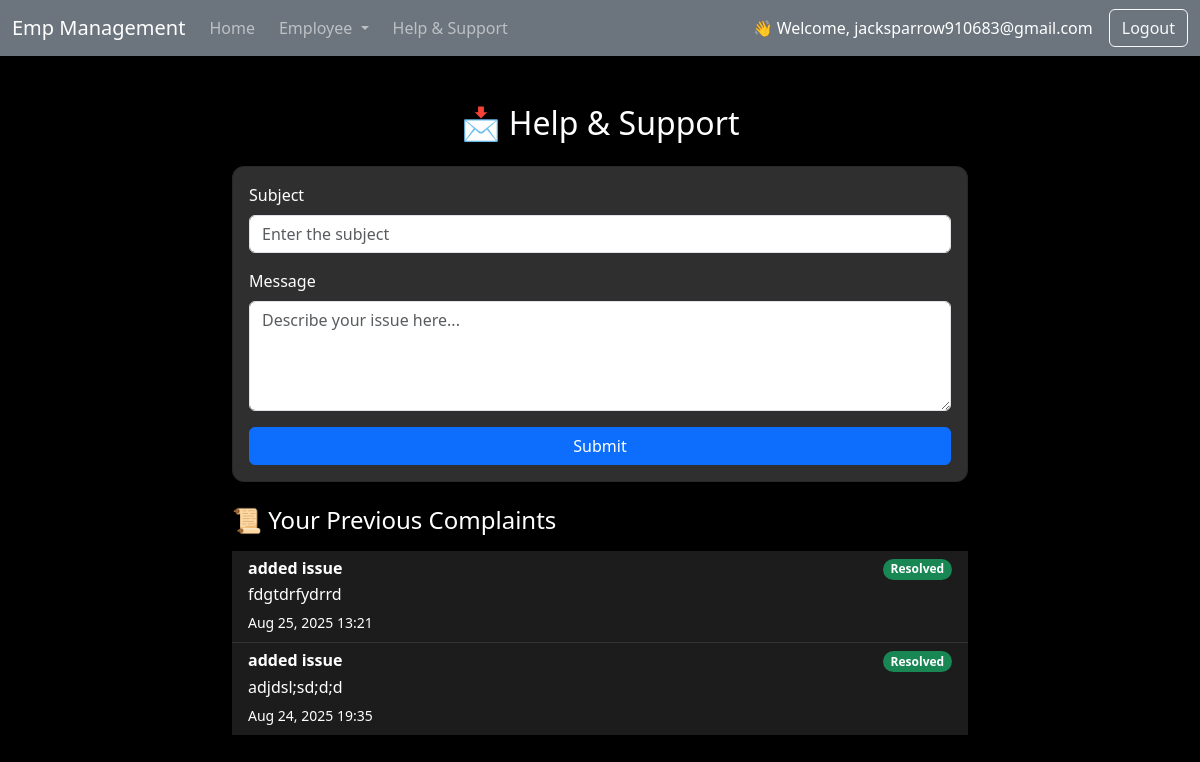
Page /emp/help_support/ (signed in) on the committed database.
### emp/models.py (models this page shows, shortened)
class SupportTicket(models.Model):
    user = models.ForeignKey(User, on_delete=models.CASCADE)  # Always required now
    subject = models.CharField(max_length=200)
    message = models.TextField()
    created_at = models.DateTimeField(auto_now_add=True)
    is_resolved = models.BooleanField(default=False)

### emp/views.py (the view)
# urls.py: path("help_support/", views.help_support, name="help_support"),
def help_support(request):
    if request.method == "POST":
        form = SupportTicketForm(request.POST)
        if form.is_valid():
            ticket = form.save(commit=False)
            ticket.user = request.user  # always logged-in user
            ticket.save()
            messages.success(request, "✅ Your support request has been submitted!")
            return redirect("help_support")
    else:
        form = SupportTicketForm()
    tickets = SupportTicket.objects.filter(user=request.user).order_by("-created_at")
    return render(request, "emp/help_support.html", {"form": form, "tickets": tickets})

### emp/forms.py
class SupportTicketForm(forms.ModelForm):
    class Meta:
        model = SupportTicket
        fields = ["subject", "message"]

### templates/emp/help_support.html (shortened to what this page needs)
<!doctype html>
<html lang="en">
<head>
  <link href="https://cdn.jsdelivr.net/npm/bootstrap@5.3.7/dist/css/bootstrap.min.css" rel="stylesheet">
</head>
<body>
  {% include 'emp/navbar.html' %}
  {% load tz %}
  <div class="container mt-5">
    <div class="row">
      <div class="col-md-8 offset-md-2">
        <h2 class="text-center mb-4">📩 Help & Support</h2>
        <div class="card card-dark shadow-sm mb-4">
          <div class="card-body">
            <form action="{% url 'help_support' %}" method="POST">
              <div class="mb-3">
                <label for="id_subject" class="form-label text-white">Subject</label>
                <input type="text" name="subject" class="form-control" id="id_subject"
                       placeholder="Enter the subject" required>
              </div>
              <div class="mb-3">
                <label for="id_message" class="form-label text-white">Message</label>
                <textarea name="message" class="form-control" id="id_message" rows="4"
                          placeholder="Describe your issue here..." required></textarea>
              </div>
              <button type="submit" class="btn btn-primary w-100">Submit</button>
            </form>
          </div>
        </div>
        <h4 class="mb-3">📜 Your Previous Complaints</h4>
        <ul class="list-group list-group-flush">
          {% for ticket in tickets %}
          <li class="list-group-item d-flex justify-content-between align-items-start">
            <div>
              <h6 class="fw-bold mb-1">{{ ticket.subject }}</h6>
              <p class="mb-1">{{ ticket.message }}</p>
              <small class="text-white">
                {% localtime on %}
                  {{ ticket.created_at|timezone:"Asia/Kolkata"|date:"M d, Y H:i" }}
                {% endlocaltime %}
              </small>
            </div>
            <span
              class="badge {% if ticket.is_resolved %}bg-success{% else %}bg-warning text-dark{% endif %} rounded-pill">
              {% if ticket.is_resolved %} Resolved {% else %} Pending {% endif %}
            </span>
          </li>
          {% empty %}
          <li class="list-group-item text-center text-muted">No complaints submitted yet.</li>
          {% endfor %}
        </ul>
      </div>
    </div>
  </div>
</body>
</html>

### templates/emp/navbar.html (shortened to what this page needs)
<nav class="navbar navbar-expand-lg navbar-dark bg-secondary">
  <div class="container-fluid">
    <a class="navbar-brand">Emp Management</a>
    <div class="collapse navbar-collapse" id="navbarSupportedContent">
      <ul class="navbar-nav me-auto mb-2 mb-lg-0 gap-2">
        <li class="nav-item">
          <a href="/emp/home/" class="nav-link">Home</a>
        </li>
        <li class="nav-item dropdown">
          <a class="nav-link dropdown-toggle" href="#" id="moreDropdown" role="button" data-bs-toggle="dropdown"
            aria-expanded="false">
            Employee
          </a>
        </li>
        <li class="nav-item">
          {% if user.is_authenticated %}
            <a href="/emp/help_support/" class="nav-link">Help & Support</a>
          {% else %}
            <a href="/emp/guest-help-support/" class="nav-link">Help & Support</a>
          {% endif %}
        </li>
      </ul>
      <div class="d-flex align-items-center gap-2">
        {% if user.is_authenticated %}
          <span class="text-white me-2">👋 Welcome, {{ user.first_name|default:user.username }}</span>
          <a href="/emp/logout/" class="btn btn-outline-light">Logout</a>
        {% else %}
          <a href="/emp/login/" class="btn btn-outline-light">Login</a>
          <a href="/emp/register/" class="btn btn-light text-dark">Signup</a>
        {% endif %}
      </div>
    </div>
  </div>
</nav>

### templates/emp/help_support.html (style rules this page uses)
body { background-color: black; color: white; }
.card-dark { background: #2f2f2f; border-radius: 12px; }
.list-group-item { background-color: #1c1c1c; color: white; border: 1px solid #333; }

### templates/emp/navbar.html (style rules this page uses)
.nav-link { transition: 0.3s; }

### rows in the picture
SupportTicket: subject "added issue", message "fdgtdrfydrrd", created_at "Aug 25, 2025 13:21", is_resolved "Resolved"
SupportTicket: subject "added issue", message "adjdsl;sd;d;d", created_at "Aug 24, 2025 19:35", is_resolved "Resolved"

### other values in the picture
{{ user.first_name|default:user.username }} "jacksparrow910683@gmail.com"
